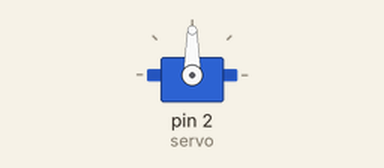
Bench run of a sketch on a simulated Arduino Uno, built with avr-gcc and run on an emulated ATmega328P. On the bench: servo.

Above: at 2.05 s.
Timing chart, 0 to 6.6 s (numbered marks = the images above):
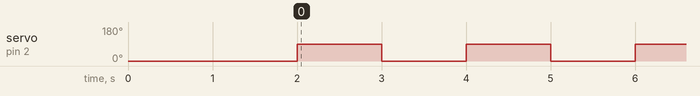

The sketch:

Servo.ino
```cpp
// (licence header left out)
#include <Servo.h>

Servo servo;

void setup() {
servo.attach(2);
servo.write(0);
delay(2000);

}

void loop() {

servo.write(90);
delay(1000);
servo.write(0);
delay(1000);

}
```

aruduino.c
```cpp
/*
 * Blink with variable
 *
 * Turns a LED on for one second, then off for one second, repeatedly.
 * But the interval increases each time by 1 more seconds
 *
 * created on Feb 2023
 * by Andi Cucka
 */

 int blinkTime = 1000; // set variable to 1000

void setup() {
  // initialize digital pin LED_BUILTIN as an output.
pinMode(LED_BUILTIN, OUTPUT);
}

void loop() {
  digitalWrite(LED_BUILTIN, HIGH); // turn the LED on (HIGH is the voltage level)
  delay(blinkTime); // wait for length of the variable blinkTime
  digitalWrite(LED_BUILTIN, LOW); //turn the LED off by making the voltage LOW
  delay(1000);  // wait for a second

blinkTime = blinkTime + 1000;
}
```

Measured:
- by itself, servo on pin 2 (servo): alternates 90° for 1.0 s and 0° for 1.0 s
